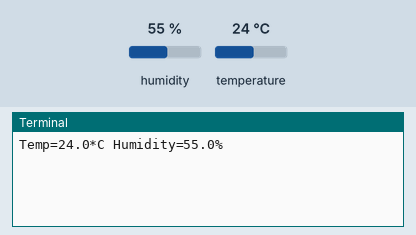
The program below on a simulated Raspberry Pi (BCM pin numbers). Parts: the last lines printed to the terminal. The test bench sets the inputs (shaded band); at power-on: humidity 55 %, temperature 24 °C. No MQTT or app messages arrive unless stated.

Above: at 1.3 s.
1.4 s: humidity set to 22 %
At 5.6 s:
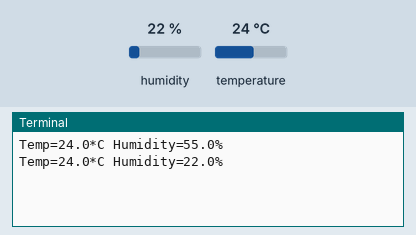
6.0 s: temperature set to 12 °C
At 8.1 s:
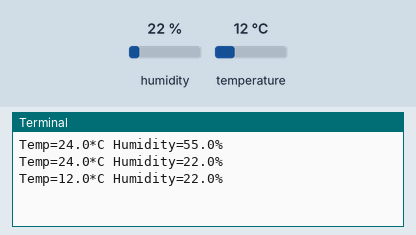
10.6 s: humidity set to 40 %
At 11.7 s:
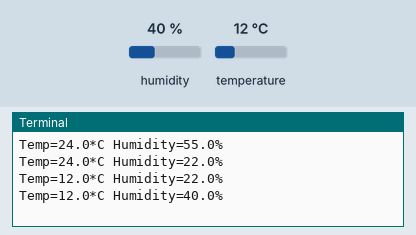
Timing chart, 0 to 13.6 s (numbered marks = the images above; inputs shaded):
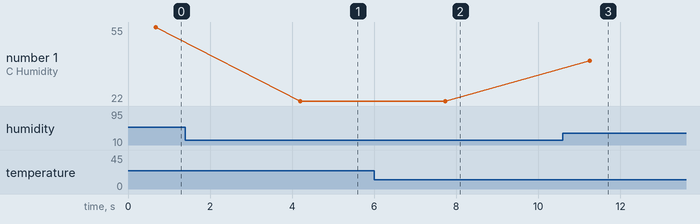

The program:

db_pub.py
```python
import paho.mqtt.client as mqtt
import RPi.GPIO as GPIO
import time
import json
import Adafruit_DHT

broker_address = "192.168.0.185"
pin = 2 #GPIO 2
sensor = Adafruit_DHT.DHT11

mqttc = mqtt.Client("P2")
mqttc.connect(broker_address, 1883, 60)

while True:
    humidity, temperature = Adafruit_DHT.read_retry(sensor, pin)
    #temperature = 20
    #humidity = 30
    data = {
        'temp':temperature,
        'humi':humidity
    }
    jsonString = json.dumps(data)

    print("Temp={0:0.01f}*C Humidity={1:0.01f}%".format(temperature, humidity))
    mqttc.publish("test", jsonString)
    time.sleep(3)
```

Measured:
- after the input at 1.4 s, the terminal: prints a new line after 2.8 s (image 1)
- after the input at 6.0 s, the terminal: prints a new line after 1.7 s (image 2)
- after the input at 10.6 s, the terminal: prints a new line after 0.65 s (image 3)
- plotted number 1: 55 → 22 after the input at 1.4 s, 22 → 40 after the input at 10.6 s
